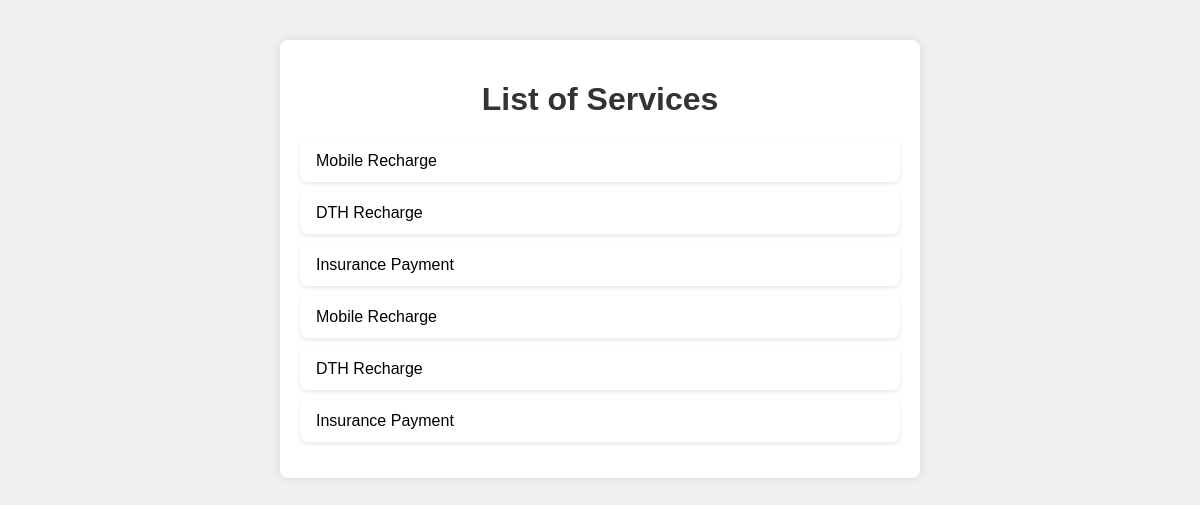
Page /services/ on the committed database.
### Users/models.py (models this page shows, shortened)
class Service(models.Model):
    TYPE_OF_RECHARGES = [
        ("Mobile Recharge", "Mobile Recharge"),
        ("DTH Recharge", "DTH Recharge"),
        ("Insurance Payment", "Insurance Payment")
    ]
    MODE_OF_PAYMENTS = [
        ("UPI", "Unified Payments Interface"),
        ("IB", "Internet Banking"),
        ("CP", "Card Payment")
    ]
    type_of_recharges = models.CharField(max_length=20, choices=TYPE_OF_RECHARGES)
    mode_of_payments = models.CharField(max_length=3, choices=MODE_OF_PAYMENTS)
    company = models.CharField(max_length=150)

### Users/views.py (the view)
# urls.py: path('services/', ServiceListView.as_view(), name='service_list'),
class ServiceListView(ListView):
    model = Service
    template_name = 'services.html'  # the name of your template file
    context_object_name = 'services'

### Users/templates/Users/service_list.html (shortened to what this page needs)
<!DOCTYPE html>
<html lang="en">
<head>
</head>
<body>
    <div class="container">
        <h1>List of Services</h1>
        <ul>
            {% for service in services %}
                <li>{{ service.type_of_recharges }}</li>
            {% endfor %}
        </ul>
    </div>
</body>
</html>

### Users/templates/Users/service_list.html (style rules this page uses)
body { font-family: Arial, sans-serif; background-color: #f0f0f0; margin: 0; padding: 20px; }
.container { max-width: 600px; margin: 20px auto; background-color: #fff; padding: 20px; border-radius: 8px; box-shadow: 0 0 10px rgba(0,0,0,0.1); }
h1 { color: #333; text-align: center; }
ul { list-style-type: none; padding: 0; }
li { background-color: #fff; padding: 12px 16px; margin-bottom: 10px; border-radius: 8px; box-shadow: 0 2px 4px rgba(0,0,0,0.1); transition: all 0.3s ease; }

### rows in the picture
Service: type_of_recharges "Mobile Recharge"
Service: type_of_recharges "DTH Recharge"
Service: type_of_recharges "Insurance Payment"
Service: type_of_recharges "Mobile Recharge"
Service: type_of_recharges "DTH Recharge"
Service: type_of_recharges "Insurance Payment"
